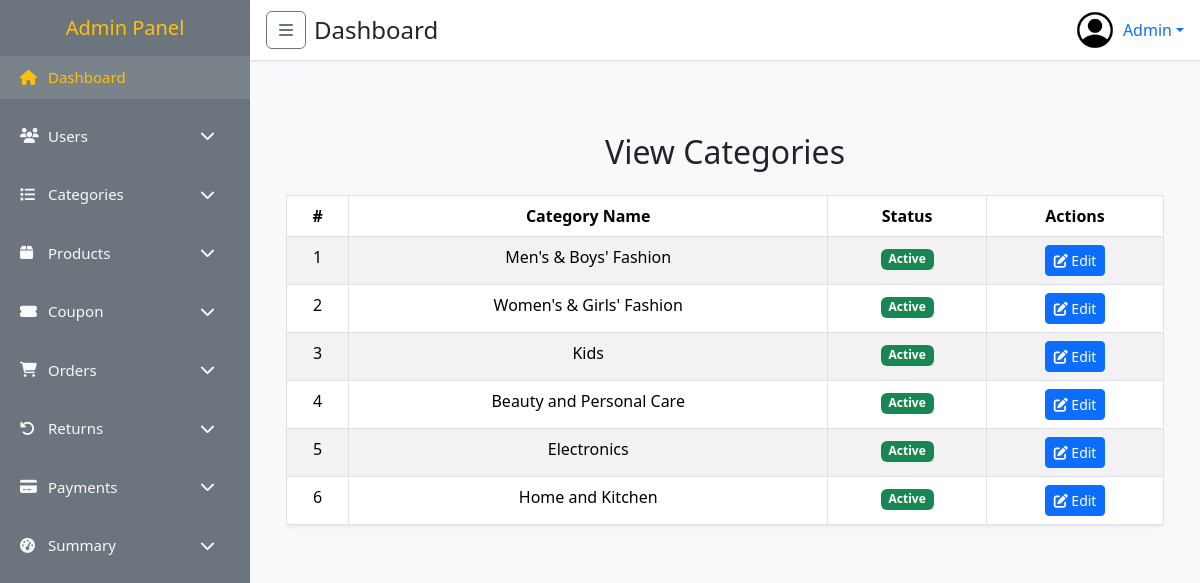
The app's page /admin/view_category.php (signed in) with its own data.
### tables this page shows
CREATE TABLE `categories` (
  `id` int(11) NOT NULL,
  `name` varchar(255) DEFAULT NULL,
  `status` tinyint(1) NOT NULL DEFAULT 1,
  `created_at` datetime DEFAULT current_timestamp(),
  `updated_at` datetime DEFAULT current_timestamp()
);

### admin/view_category.php (the view, shortened to what this page needs)
<?php
require "inc/he.php";
require "inc/sidebar.php";
require "inc/nav.php";
require "../config/db.php";
$query = "SELECT * FROM categories";
$result = mysqli_query($con, $query);
?>
<main class="p-4">
  <div class="container mt-5">
    <h2 class="mb-4 text-center">View Categories</h2>
    <div class="table-responsive">
      <table class="table table-striped table-hover table-bordered shadow-sm rounded">
        <thead class="thead-dark">
          <tr class="text-center">
            <th>#</th>
            <th>Category Name</th>
            <th>Status</th>
            <th>Actions</th>
          </tr>
        </thead>
        <tbody>
          <?php
          $counter = 1;
          while ($row = mysqli_fetch_assoc($result)): ?>
            <tr class="text-center">
              <td><?php echo $counter++; ?></td>
              <td><?php echo htmlspecialchars($row['name']); ?></td>
              <td>
                <?php
                if (isset($row['status'])) {
                  if ($row['status'] == 1 || strtolower($row['status']) == 'active') {
                    echo '<span class="badge bg-success">Active</span>';
                  } else {
                    echo '<span class="badge bg-danger">Not Active</span>';
                  }
                } else {
                  echo '<span class="badge bg-secondary">Unknown</span>';
                }
                ?>
              </td>
              <td>
                <a href="edit_category.php?id=<?php echo $row['id']; ?>" class="btn btn-primary btn-sm"
                  data-bs-toggle="tooltip" data-bs-placement="top" title="Edit Category">
                  <i class="fa fa-edit"></i> Edit
                </a>
              </td>
            </tr>
          <?php endwhile; ?>
        </tbody>
      </table>
    </div>
  </div>
</main>

### admin/inc/he.php (style rules this page uses)
:root { --sidebar-bg: #6c757d; --highlight: #ffc107; --text-light: #f8f9fa; }
body { font-family: 'Segoe UI', sans-serif; background-color: #f8f9fa; overflow-x: hidden; }

### records on screen
categories: name "Men's & Boys' Fashion", status "Active"
categories: name "Women's & Girls' Fashion", status "Active"
categories: name "Kids", status "Active"
categories: name "Beauty and Personal Care", status "Active"
categories: name "Electronics", status "Active"
categories: name "Home and Kitchen", status "Active"
